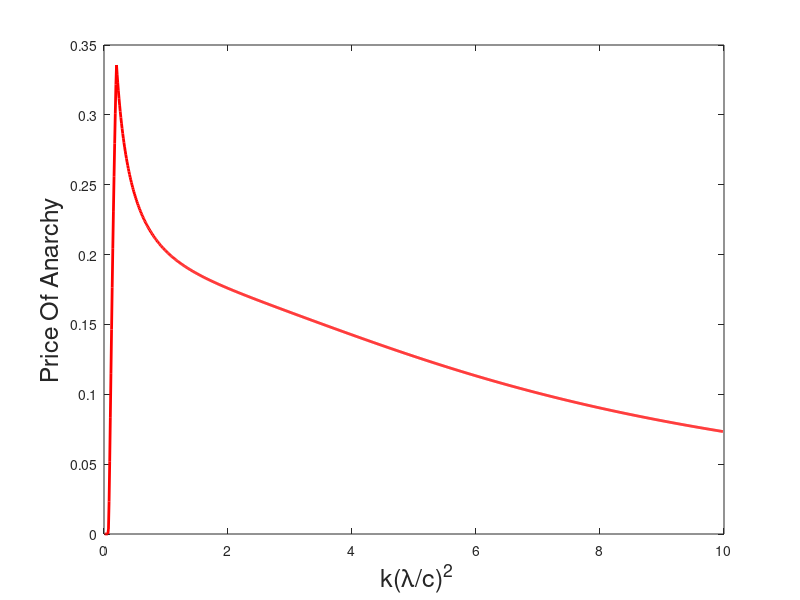

Reproduce this figure in MATLAB. (Note: this script raises an error after producing the figure.)
% randomized policy 
% self-optimal vs social-optimal price of anarchy
clear
mu = 5; % local service rate
%lambda = 0.01:0.01:1.99; % arrival rate
c = 10; %global server efficient
k = 10;
delta = 0.01; % step size
l = 1/(100 * mu) + delta : delta : k-delta;
lambda = sqrt(l./k).*c;
% l =  C * (1 / ( 3 * mu * k))^(1/2);
% lambda = l : 0.01 : l+5;

priceOfAnarchy = zeros(1, length(lambda));
x = zeros(1, length(lambda));

for i = 1 : length(l)
    if  l(i) < 1/(3*mu)
        %self-optimal
        J_u = k * lambda(i)^2 / c^2;
        %global optimal
        J_g = k * lambda(i)^2 / c^2;
    elseif (l(i) >= 1/(3*mu)) && (l(i) < 1/mu)
        %self-optimal
        J_u =  k * lambda(i)^2 / c^2;
        %global optimal
        alpha = 0 : 0.001 : min(1, mu/lambda(i));
        J_g = alpha./(mu - alpha.*lambda(i)) + k.*lambda(i)^2 .* (1 - alpha).^3 ./ c^2; %object function     
    else
        %self-optimal
        J_u = 0;
        alpha1 = (k^(1/4)*(lambda(i)+mu) - (4*c*sqrt(mu) + sqrt(k)*(lambda(i)-mu)^2 )^(1/2))/(2*k^(1/4)*lambda(i));
        alpha2 = (k^(1/4)*(lambda(i)+mu) + (4*c*sqrt(mu) + sqrt(k)*(lambda(i)-mu)^2 )^(1/2))/(2*k^(1/4)*lambda(i));
        if alpha2 > 1 && alpha1 < 1
            J_u = alpha1./(mu - alpha1.*lambda(i)) + k.*lambda(i)^2 .* (1 - alpha1).^3 ./ c^2; %object function
        end
        %global optimal
        alpha = 0 : 0.001 : min(1, mu/lambda(i));
        J_g = alpha./(mu - alpha.*lambda(i)) + k.*lambda(i)^2 .* (1 - alpha).^3 ./ c^2; %object function
    end
    
    priceOfAnarchy(i) = 1 - min(J_g)/J_u;
    x(i) = k * (lambda(i)/c)^2;
end

figure(3)
plot(l, priceOfAnarchy, 'r','LineWidth',2,'MarkerSize',2)
hold on
xlabel(' k(\lambda/c)^2','FontSize',18)
ylabel('Price Of Anarchy','FontSize',18)
title('randomized policy, \mu = ' + string(mu) + ', c = ' + string(c) + ', k = ' + string(k) ,'FontSize',18)
set(gca,'fontsize',15) 
grid on